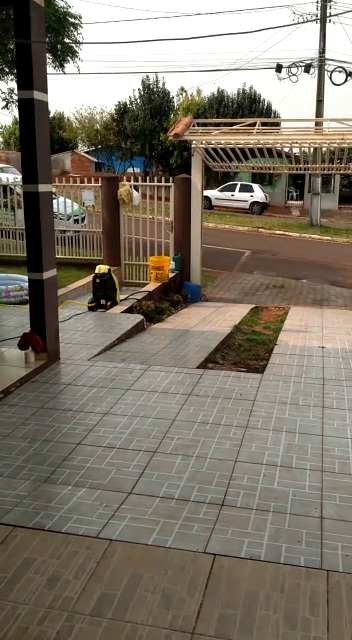
#> input picture frame 48 of processing/rede_neural1/video_brasa_garagem.mp4, 352 x 640 px, given in place of Desfile de Viaturas do Corpo de Bombeiros do Paraná.mp4, which was not available
$ python veicleDtect.py
#> lines starting #> are read from the running program, lines starting #| are printed output that depends on the picture; after the words box and inside, x2 and y2 are one past the last pixel; in counts of white or black regions, pixels touching at a corner belong together; pictures that were not available may be replaced by others from this repository, and a replacement may not be noted
import cv2
import numpy as np
from time import sleep
import webcolors
import time
from matplotlib import pyplot as plt
from PIL import Image
import pytesseract  # Módulo para a utilização da tecnologia OCR


# Plate detect
# --------------------------------------------------------------------


def cropImage(image, rect):
    x, y, w, h = computeSafeRegion(image.shape, rect)
    return image[y: y + h, x: x + w]


# [162 lines left out: functions computeSafeRegion, cropImageContorn, findCorBlueInPlate, grayscalePlate, getPlate, not called in this run]


# Veicle detect
# ----------------------------------------------------------------
largura_min = 200  # Largura minima do retangulo
altura_min = 100  # Altura minima do retangulo

offset = 6  # Erro permitido entre pixel

pos_linha = 400  # Posição da linha de contagem

delay = 60  # FPS do vídeo

detec = []
carros = 0


# [6 lines left out: function pega_centro, not called in this run]


cap = cv2.VideoCapture(
    'Desfile de Viaturas do Corpo de Bombeiros do Paraná.mp4')
subtracao = cv2.bgsegm.createBackgroundSubtractorMOG()

while True:
    ret, frame1 = cap.read()
#> frame1 is the input picture: shape (640, 352, 3); mean B, G, R 105.2, 118.4, 126.8
    tempo = float(1/delay)
    sleep(tempo)
    if frame1 is None:
        break
    grey = cv2.cvtColor(frame1, cv2.COLOR_BGR2GRAY)
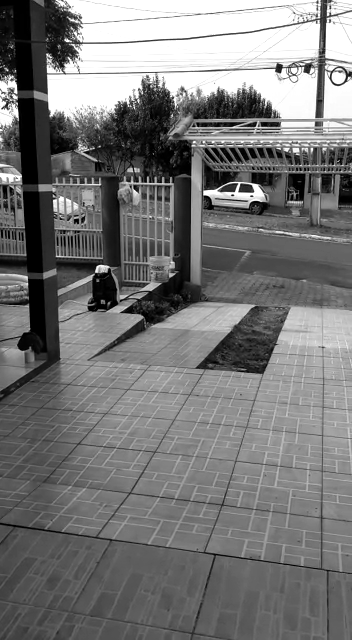
#> grey: shape (640, 352); min 0, max 255, mean 119.4
    blur = cv2.GaussianBlur(grey, (3, 3), 5)
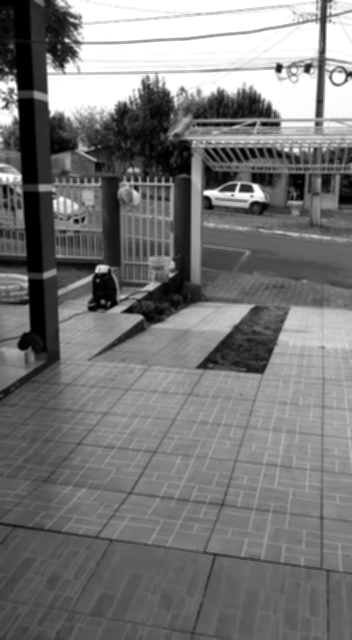
#> blur: shape (640, 352); min 0, max 255, mean 119.4
    img_sub = subtracao.apply(blur)
#> img_sub: shape (640, 352); every value is 0
    dilat = cv2.dilate(img_sub, np.ones((5, 5)))
    kernel = cv2.getStructuringElement(cv2.MORPH_ELLIPSE, (5, 5))
    dilatada = cv2.morphologyEx(dilat, cv2. MORPH_CLOSE, kernel)
    dilatada = cv2.morphologyEx(dilatada, cv2. MORPH_CLOSE, kernel)

    contorno, h = cv2.findContours(
        dilatada, cv2.RETR_TREE, cv2.CHAIN_APPROX_SIMPLE)
#> contorno = []; h = None

    cv2.line(frame1, (10, pos_linha), (400, pos_linha), (255, 127, 0), 3)
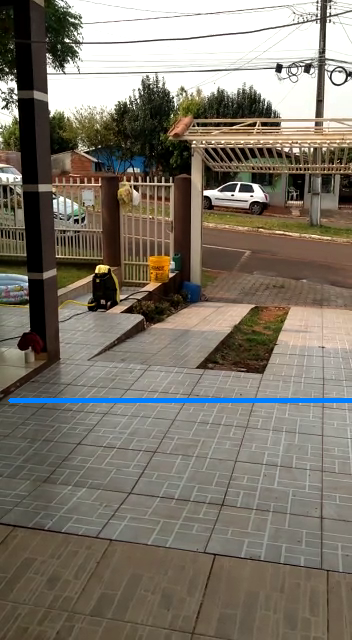
#> frame1: shape (640, 352, 3); 0.76% of pixels changed, all inside (x1, y1, x2, y2) = (8, 398, 352, 403)

    for(i, c) in enumerate(contorno):
        (x, y, w, h) = cv2.boundingRect(c)
        validar_contorno = (w >= largura_min) and (h >= altura_min)
        if not validar_contorno:
            continue

        cv2.rectangle(frame1, (x, y), (x+w, y+h), (0, 255, 0), 2)
        centro = pega_centro(x, y, w, h)
        detec.append(centro)
        cv2.circle(frame1, centro, 4, (0, 0, 255), -1)

        for (x, y) in detec:
            if y < (pos_linha+offset) and y > (pos_linha-offset):
                carros += 1
                cv2.line(frame1, (10, pos_linha),
                         (400, pos_linha), (0, 127, 255), 3)
                detec.remove((x, y))
                getPlate(frame1)

    if cv2.waitKey(1) == 27:
#> (key Esc is pressed here)
        break

cv2.destroyAllWindows()
cap.release()

$ run again, starting later in the video
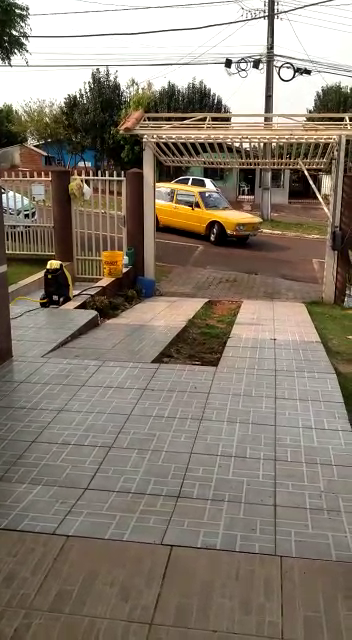
#> input picture frame 217 of processing/rede_neural1/video_brasa_garagem.mp4, 352 x 640 px, given in place of Desfile de Viaturas do Corpo de Bombeiros do Paraná.mp4, which was not available
#> frame1 is the input picture: shape (640, 352, 3); mean B, G, R 112, 125.2, 135.9
#> `blur = cv2.GaussianBlur(grey, (3, 3), 5)`:
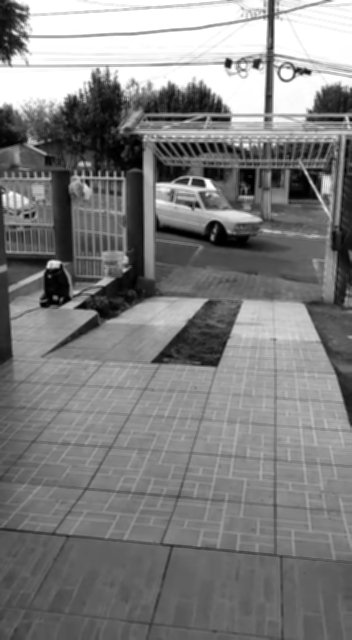
#> blur: shape (640, 352); min 0, max 255, mean 126.9
#> img_sub: shape (640, 352); every value is 0
#> contorno = []; h = None
#> `cv2.line(frame1, (10, pos_linha), (400, pos_linha), (255, 127, 0), 3)`:
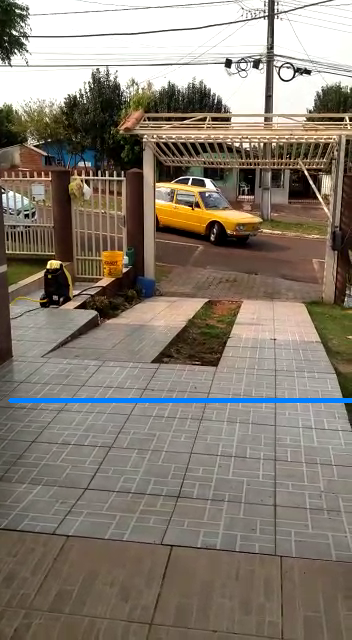
#> frame1: shape (640, 352, 3); 0.76% of pixels changed, all inside (x1, y1, x2, y2) = (8, 398, 352, 403)

$ run again, starting later in the video
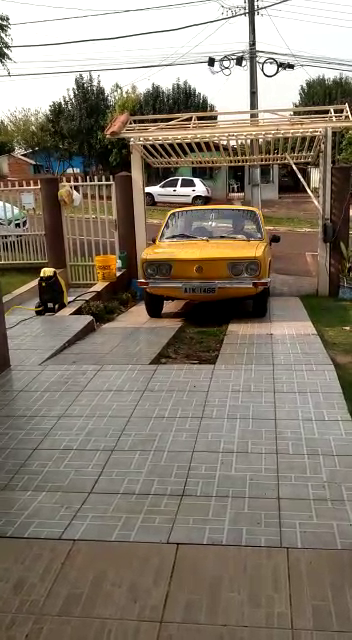
#> input picture frame 387 of processing/rede_neural1/video_brasa_garagem.mp4, 352 x 640 px, given in place of Desfile de Viaturas do Corpo de Bombeiros do Paraná.mp4, which was not available
#> frame1 is the input picture: shape (640, 352, 3); mean B, G, R 110.2, 124.3, 134.4
#> `blur = cv2.GaussianBlur(grey, (3, 3), 5)`:
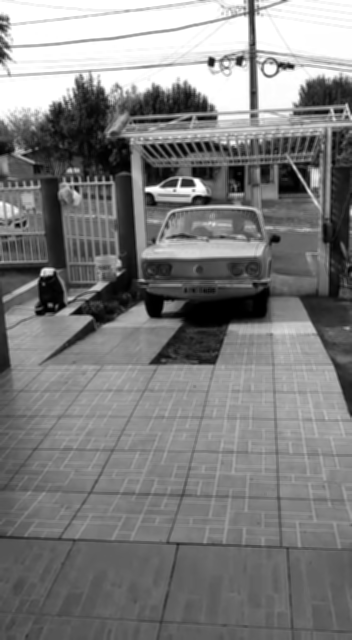
#> blur: shape (640, 352); min 0, max 255, mean 125.7
#> img_sub: shape (640, 352); every value is 0
#> contorno = []; h = None
#> `cv2.line(frame1, (10, pos_linha), (400, pos_linha), (255, 127, 0), 3)`:
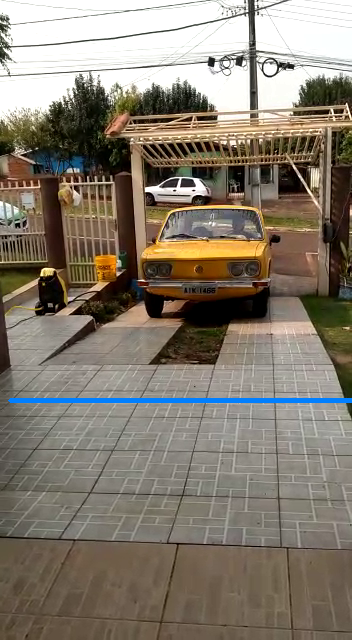
#> frame1: shape (640, 352, 3); 0.76% of pixels changed, all inside (x1, y1, x2, y2) = (8, 398, 352, 403)
